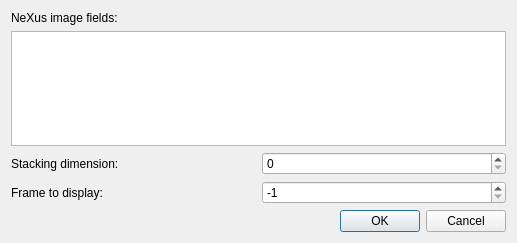
<?xml version="1.0" encoding="UTF-8"?>
<ui version="4.0">
 <class>ImageField</class>
 <widget class="QDialog" name="ImageField">
  <property name="geometry">
   <rect>
    <x>0</x>
    <y>0</y>
    <width>517</width>
    <height>243</height>
   </rect>
  </property>
  <property name="windowTitle">
   <string>Dialog</string>
  </property>
  <layout class="QGridLayout" name="gridLayout_2">
   <item row="0" column="0">
    <layout class="QVBoxLayout" name="verticalLayout">
     <item>
      <widget class="QLabel" name="imageLabel">
       <property name="toolTip">
        <string>nexus image fields to select</string>
       </property>
       <property name="text">
        <string>NeXus image fields:</string>
       </property>
       <property name="buddy">
        <cstring>imageListWidget</cstring>
       </property>
      </widget>
     </item>
     <item>
      <widget class="QListWidget" name="imageListWidget">
       <property name="toolTip">
        <string>nexus image fields to select</string>
       </property>
      </widget>
     </item>
     <item>
      <layout class="QGridLayout" name="gridLayout">
       <item row="0" column="0">
        <widget class="QLabel" name="growingLabel">
         <property name="toolTip">
          <string>first growing dimension is 0, i.e. Nexus default</string>
         </property>
         <property name="text">
          <string>Stacking dimension:</string>
         </property>
         <property name="buddy">
          <cstring>growingSpinBox</cstring>
         </property>
        </widget>
       </item>
       <item row="0" column="1">
        <widget class="QSpinBox" name="growingSpinBox">
         <property name="toolTip">
          <string>first growing dimension is 0, i.e. Nexus default</string>
         </property>
        </widget>
       </item>
       <item row="1" column="0">
        <widget class="QLabel" name="frameLabel">
         <property name="toolTip">
          <string>image frame to display. The last is -1</string>
         </property>
         <property name="text">
          <string>Frame to display:</string>
         </property>
         <property name="buddy">
          <cstring>frameSpinBox</cstring>
         </property>
        </widget>
       </item>
       <item row="1" column="1">
        <widget class="QSpinBox" name="frameSpinBox">
         <property name="minimum">
          <number>-1</number>
         </property>
         <property name="maximum">
          <number>999999</number>
         </property>
         <property name="value">
          <number>-1</number>
         </property>
        </widget>
       </item>
      </layout>
     </item>
     <item>
      <widget class="QDialogButtonBox" name="buttonBox">
       <property name="orientation">
        <enum>Qt::Horizontal</enum>
       </property>
       <property name="standardButtons">
        <set>QDialogButtonBox::Cancel|QDialogButtonBox::Ok</set>
       </property>
      </widget>
     </item>
    </layout>
   </item>
  </layout>
 </widget>
 <tabstops>
  <tabstop>imageListWidget</tabstop>
  <tabstop>growingSpinBox</tabstop>
  <tabstop>frameSpinBox</tabstop>
  <tabstop>buttonBox</tabstop>
 </tabstops>
 <resources/>
 <connections>
  <connection>
   <sender>buttonBox</sender>
   <signal>accepted()</signal>
   <receiver>ImageField</receiver>
   <slot>accept()</slot>
   <hints>
    <hint type="sourcelabel">
     <x>248</x>
     <y>254</y>
    </hint>
    <hint type="destinationlabel">
     <x>157</x>
     <y>274</y>
    </hint>
   </hints>
  </connection>
  <connection>
   <sender>buttonBox</sender>
   <signal>rejected()</signal>
   <receiver>ImageField</receiver>
   <slot>reject()</slot>
   <hints>
    <hint type="sourcelabel">
     <x>316</x>
     <y>260</y>
    </hint>
    <hint type="destinationlabel">
     <x>286</x>
     <y>274</y>
    </hint>
   </hints>
  </connection>
 </connections>
</ui>
